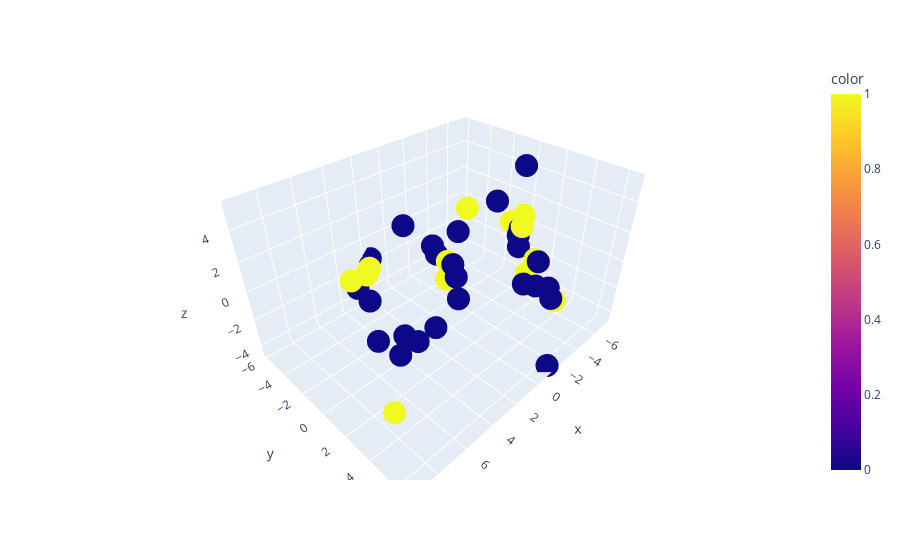

The notebook cell saved with this chart:
### Code cell
px.scatter_3d(x=x_testdf.iloc[:,0],y=x_testdf.iloc[:,1],z=x_testdf.iloc[:,2], color= y_pred)

### Figure 1 — Plotly figure (JSON) as saved in the notebook; plotly's stock layout.template omitted (floating-point values rounded to 4 significant figures)
{"data": [{"hovertemplate": "x=%{x}<br>y=%{y}<br>z=%{z}<br>color=%{marker.color}<extra></extra>", "legendgroup": "", "marker": {"color": [0, 0, 0, 1, 0, 1, 0, 0, 1, 0, 1, 0, 0, 0, 0, 1, 0, 1, 0, 1, 1, 1, 0, 1, 0, 0, 1, 0, 0, 0, 1, 0, 0, 0, 1, 0, 0, 0, 1, 0], "coloraxis": "coloraxis", "symbol": "circle"}, "mode": "markers", "name": "", "scene": "scene", "showlegend": false, "type": "scatter3d", "x": [-4.744, -1.323, 2.785, -6.513, 6.808, 2.568, -0.4116, -0.06852, 1.72, 4.695, 3.168, 5.872, 5.73, -5.198, 1.663, -3.07, -5.734, -4.91, 3.52, -6.291, -5.534, -4.459, -6.762, 2.778, 0.7683, -3.477, -7.219, 6.072, 2.883, 1.637, 9.337, 5.868, -3.296, -1.438, 2.029, -5.135, 4.06, -6.105, 4.261, -7.006], "y": [1.22, 6.493, 2.916, 1.427, 3.094, -5.558, -2.152, 0.3192, 1.241, 3.382, -4.343, -0.3596, 3.182, 2.541, -5.939, -1.734, 3.215, 1.292, -4.974, 1.029, 3.917, 1.554, -0.1882, 2.227, -3.479, 3.647, -1.308, 2.599, 2.763, 0.3094, 5.617, 0.02403, 2.887, 5.986, -5.613, 0.9363, 4.285, 0.1644, -4.484, -2.493], "z": [5.354, -4.493, 2.189, -1.894, -0.3399, -2.274, 0.3306, 2.549, 1.826, 0.2922, -1.191, 0.5306, -0.09735, -0.9079, -1.438, 2.107, -2.928, 2.079, -2.391, -3.145, -3.469, 1.572, -1.71, 1.704, 1.712, -1.326, -0.358, 0.1304, 2.93, 1.82, -0.1955, -2.092, -1.485, 0.1669, -1.868, 0.8791, 2.277, -0.3623, -1.15, 0.8826]}], "layout": {"coloraxis": {"colorbar": {"title": {"text": "color"}}, "colorscale": [[0, "#0d0887"], [0.1111, "#46039f"], [0.2222, "#7201a8"], [0.3333, "#9c179e"], [0.4444, "#bd3786"], [0.5556, "#d8576b"], [0.6667, "#ed7953"], [0.7778, "#fb9f3a"], [0.8889, "#fdca26"], [1, "#f0f921"]]}, "legend": {"tracegroupgap": 0}, "margin": {"t": 60}, "scene": {"domain": {"x": [0, 1], "y": [0, 1]}, "xaxis": {"title": {"text": "x"}}, "yaxis": {"title": {"text": "y"}}, "zaxis": {"title": {"text": "z"}}}}}
